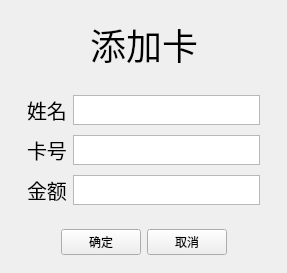
<?xml version="1.0" encoding="UTF-8"?>
<ui version="4.0">
 <class>add</class>
 <widget class="QMainWindow" name="add">
  <property name="geometry">
   <rect>
    <x>0</x>
    <y>0</y>
    <width>287</width>
    <height>265</height>
   </rect>
  </property>
  <property name="windowTitle">
   <string>add</string>
  </property>
  <widget class="QWidget" name="centralwidget">
   <layout class="QVBoxLayout" name="verticalLayout">
    <item>
     <widget class="QWidget" name="widget" native="true">
      <layout class="QHBoxLayout" name="horizontalLayout">
       <item>
        <spacer name="horizontalSpacer">
         <property name="orientation">
          <enum>Qt::Horizontal</enum>
         </property>
         <property name="sizeHint" stdset="0">
          <size>
           <width>40</width>
           <height>20</height>
          </size>
         </property>
        </spacer>
       </item>
       <item>
        <widget class="QLabel" name="label">
         <property name="font">
          <font>
           <pointsize>27</pointsize>
           <kerning>true</kerning>
          </font>
         </property>
         <property name="text">
          <string>添加卡</string>
         </property>
        </widget>
       </item>
       <item>
        <spacer name="horizontalSpacer_2">
         <property name="orientation">
          <enum>Qt::Horizontal</enum>
         </property>
         <property name="sizeHint" stdset="0">
          <size>
           <width>40</width>
           <height>20</height>
          </size>
         </property>
        </spacer>
       </item>
      </layout>
     </widget>
    </item>
    <item>
     <widget class="QWidget" name="widget_5" native="true">
      <layout class="QGridLayout" name="gridLayout">
       <property name="verticalSpacing">
        <number>10</number>
       </property>
       <item row="0" column="0">
        <widget class="QWidget" name="widget_2" native="true">
         <layout class="QHBoxLayout" name="horizontalLayout_2">
          <property name="topMargin">
           <number>0</number>
          </property>
          <property name="bottomMargin">
           <number>0</number>
          </property>
          <item>
           <spacer name="horizontalSpacer_6">
            <property name="orientation">
             <enum>Qt::Horizontal</enum>
            </property>
            <property name="sizeHint" stdset="0">
             <size>
              <width>40</width>
              <height>20</height>
             </size>
            </property>
           </spacer>
          </item>
          <item>
           <widget class="QLabel" name="label_2">
            <property name="font">
             <font>
              <pointsize>15</pointsize>
             </font>
            </property>
            <property name="text">
             <string>姓名</string>
            </property>
           </widget>
          </item>
          <item>
           <widget class="QTextEdit" name="Name">
            <property name="maximumSize">
             <size>
              <width>16777215</width>
              <height>30</height>
             </size>
            </property>
           </widget>
          </item>
          <item>
           <spacer name="horizontalSpacer_3">
            <property name="orientation">
             <enum>Qt::Horizontal</enum>
            </property>
            <property name="sizeHint" stdset="0">
             <size>
              <width>40</width>
              <height>20</height>
             </size>
            </property>
           </spacer>
          </item>
         </layout>
        </widget>
       </item>
       <item row="1" column="0">
        <widget class="QWidget" name="widget_3" native="true">
         <layout class="QHBoxLayout" name="horizontalLayout_3">
          <property name="topMargin">
           <number>0</number>
          </property>
          <property name="bottomMargin">
           <number>0</number>
          </property>
          <item>
           <spacer name="horizontalSpacer_5">
            <property name="orientation">
             <enum>Qt::Horizontal</enum>
            </property>
            <property name="sizeHint" stdset="0">
             <size>
              <width>40</width>
              <height>20</height>
             </size>
            </property>
           </spacer>
          </item>
          <item>
           <widget class="QLabel" name="label_3">
            <property name="font">
             <font>
              <pointsize>15</pointsize>
             </font>
            </property>
            <property name="text">
             <string>卡号</string>
            </property>
           </widget>
          </item>
          <item>
           <widget class="QTextEdit" name="ID">
            <property name="maximumSize">
             <size>
              <width>16777215</width>
              <height>30</height>
             </size>
            </property>
           </widget>
          </item>
          <item>
           <spacer name="horizontalSpacer_7">
            <property name="orientation">
             <enum>Qt::Horizontal</enum>
            </property>
            <property name="sizeHint" stdset="0">
             <size>
              <width>40</width>
              <height>20</height>
             </size>
            </property>
           </spacer>
          </item>
         </layout>
        </widget>
       </item>
       <item row="2" column="0">
        <widget class="QWidget" name="widget_4" native="true">
         <layout class="QHBoxLayout" name="horizontalLayout_4">
          <property name="topMargin">
           <number>0</number>
          </property>
          <property name="bottomMargin">
           <number>0</number>
          </property>
          <item>
           <spacer name="horizontalSpacer_4">
            <property name="orientation">
             <enum>Qt::Horizontal</enum>
            </property>
            <property name="sizeHint" stdset="0">
             <size>
              <width>40</width>
              <height>20</height>
             </size>
            </property>
           </spacer>
          </item>
          <item>
           <widget class="QLabel" name="label_4">
            <property name="font">
             <font>
              <pointsize>15</pointsize>
             </font>
            </property>
            <property name="text">
             <string>金额</string>
            </property>
           </widget>
          </item>
          <item>
           <widget class="QTextEdit" name="Balance">
            <property name="maximumSize">
             <size>
              <width>16777215</width>
              <height>30</height>
             </size>
            </property>
           </widget>
          </item>
          <item>
           <spacer name="horizontalSpacer_8">
            <property name="orientation">
             <enum>Qt::Horizontal</enum>
            </property>
            <property name="sizeHint" stdset="0">
             <size>
              <width>40</width>
              <height>20</height>
             </size>
            </property>
           </spacer>
          </item>
         </layout>
        </widget>
       </item>
      </layout>
     </widget>
    </item>
    <item>
     <spacer name="verticalSpacer">
      <property name="orientation">
       <enum>Qt::Vertical</enum>
      </property>
      <property name="sizeType">
       <enum>QSizePolicy::Fixed</enum>
      </property>
      <property name="sizeHint" stdset="0">
       <size>
        <width>20</width>
        <height>0</height>
       </size>
      </property>
     </spacer>
    </item>
    <item>
     <widget class="QWidget" name="widget_6" native="true">
      <layout class="QHBoxLayout" name="horizontalLayout_5">
       <item>
        <spacer name="horizontalSpacer_9">
         <property name="orientation">
          <enum>Qt::Horizontal</enum>
         </property>
         <property name="sizeHint" stdset="0">
          <size>
           <width>40</width>
           <height>20</height>
          </size>
         </property>
        </spacer>
       </item>
       <item>
        <widget class="QPushButton" name="OK">
         <property name="text">
          <string>确定</string>
         </property>
        </widget>
       </item>
       <item>
        <widget class="QPushButton" name="pushButton_2">
         <property name="text">
          <string>取消</string>
         </property>
        </widget>
       </item>
       <item>
        <spacer name="horizontalSpacer_10">
         <property name="orientation">
          <enum>Qt::Horizontal</enum>
         </property>
         <property name="sizeHint" stdset="0">
          <size>
           <width>40</width>
           <height>20</height>
          </size>
         </property>
        </spacer>
       </item>
      </layout>
     </widget>
    </item>
   </layout>
  </widget>
 </widget>
 <resources/>
 <connections/>
</ui>
